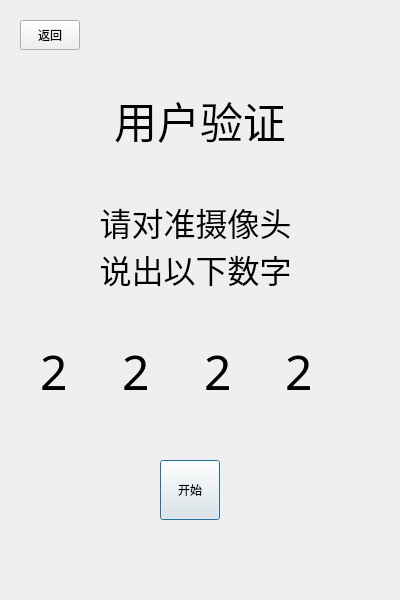
<?xml version="1.0" encoding="UTF-8"?>
<ui version="4.0">
 <class>authentication</class>
 <widget class="QDialog" name="authentication">
  <property name="geometry">
   <rect>
    <x>0</x>
    <y>0</y>
    <width>400</width>
    <height>600</height>
   </rect>
  </property>
  <property name="minimumSize">
   <size>
    <width>400</width>
    <height>600</height>
   </size>
  </property>
  <property name="maximumSize">
   <size>
    <width>400</width>
    <height>600</height>
   </size>
  </property>
  <property name="windowTitle">
   <string>Voiceprint Recognition</string>
  </property>
  <widget class="QLabel" name="authentication_label">
   <property name="geometry">
    <rect>
     <x>90</x>
     <y>80</y>
     <width>220</width>
     <height>80</height>
    </rect>
   </property>
   <property name="font">
    <font>
     <family>黑体</family>
     <pointsize>32</pointsize>
     <weight>50</weight>
     <bold>false</bold>
    </font>
   </property>
   <property name="cursor">
    <cursorShape>ArrowCursor</cursorShape>
   </property>
   <property name="text">
    <string>用户验证</string>
   </property>
   <property name="alignment">
    <set>Qt::AlignCenter</set>
   </property>
  </widget>
  <widget class="QLabel" name="authentication_reminder_label">
   <property name="geometry">
    <rect>
     <x>70</x>
     <y>160</y>
     <width>251</width>
     <height>171</height>
    </rect>
   </property>
   <property name="font">
    <font>
     <family>黑体</family>
     <pointsize>24</pointsize>
     <weight>50</weight>
     <bold>false</bold>
    </font>
   </property>
   <property name="cursor">
    <cursorShape>ArrowCursor</cursorShape>
   </property>
   <property name="text">
    <string>请对准摄像头
说出以下数字</string>
   </property>
   <property name="alignment">
    <set>Qt::AlignCenter</set>
   </property>
   <property name="wordWrap">
    <bool>true</bool>
   </property>
  </widget>
  <widget class="QPushButton" name="start_pushbutton">
   <property name="geometry">
    <rect>
     <x>160</x>
     <y>460</y>
     <width>60</width>
     <height>60</height>
    </rect>
   </property>
   <property name="text">
    <string>开始</string>
   </property>
  </widget>
  <widget class="QPushButton" name="back_pushbutton">
   <property name="geometry">
    <rect>
     <x>20</x>
     <y>20</y>
     <width>60</width>
     <height>30</height>
    </rect>
   </property>
   <property name="font">
    <font>
     <family>黑体</family>
    </font>
   </property>
   <property name="text">
    <string>返回</string>
   </property>
  </widget>
  <widget class="QWidget" name="layoutWidget">
   <property name="geometry">
    <rect>
     <x>40</x>
     <y>340</y>
     <width>321</width>
     <height>62</height>
    </rect>
   </property>
   <layout class="QHBoxLayout" name="horizontalLayout">
    <item>
     <widget class="QLabel" name="num1_label">
      <property name="font">
       <font>
        <family>黑体</family>
        <pointsize>36</pointsize>
       </font>
      </property>
      <property name="text">
       <string>2</string>
      </property>
     </widget>
    </item>
    <item>
     <widget class="QLabel" name="num2_label">
      <property name="font">
       <font>
        <family>黑体</family>
        <pointsize>36</pointsize>
       </font>
      </property>
      <property name="text">
       <string>2</string>
      </property>
     </widget>
    </item>
    <item>
     <widget class="QLabel" name="num3_label">
      <property name="font">
       <font>
        <family>黑体</family>
        <pointsize>36</pointsize>
       </font>
      </property>
      <property name="text">
       <string>2</string>
      </property>
     </widget>
    </item>
    <item>
     <widget class="QLabel" name="num4_label">
      <property name="font">
       <font>
        <family>黑体</family>
        <pointsize>36</pointsize>
       </font>
      </property>
      <property name="text">
       <string>2</string>
      </property>
     </widget>
    </item>
   </layout>
  </widget>
 </widget>
 <resources/>
 <connections/>
</ui>
